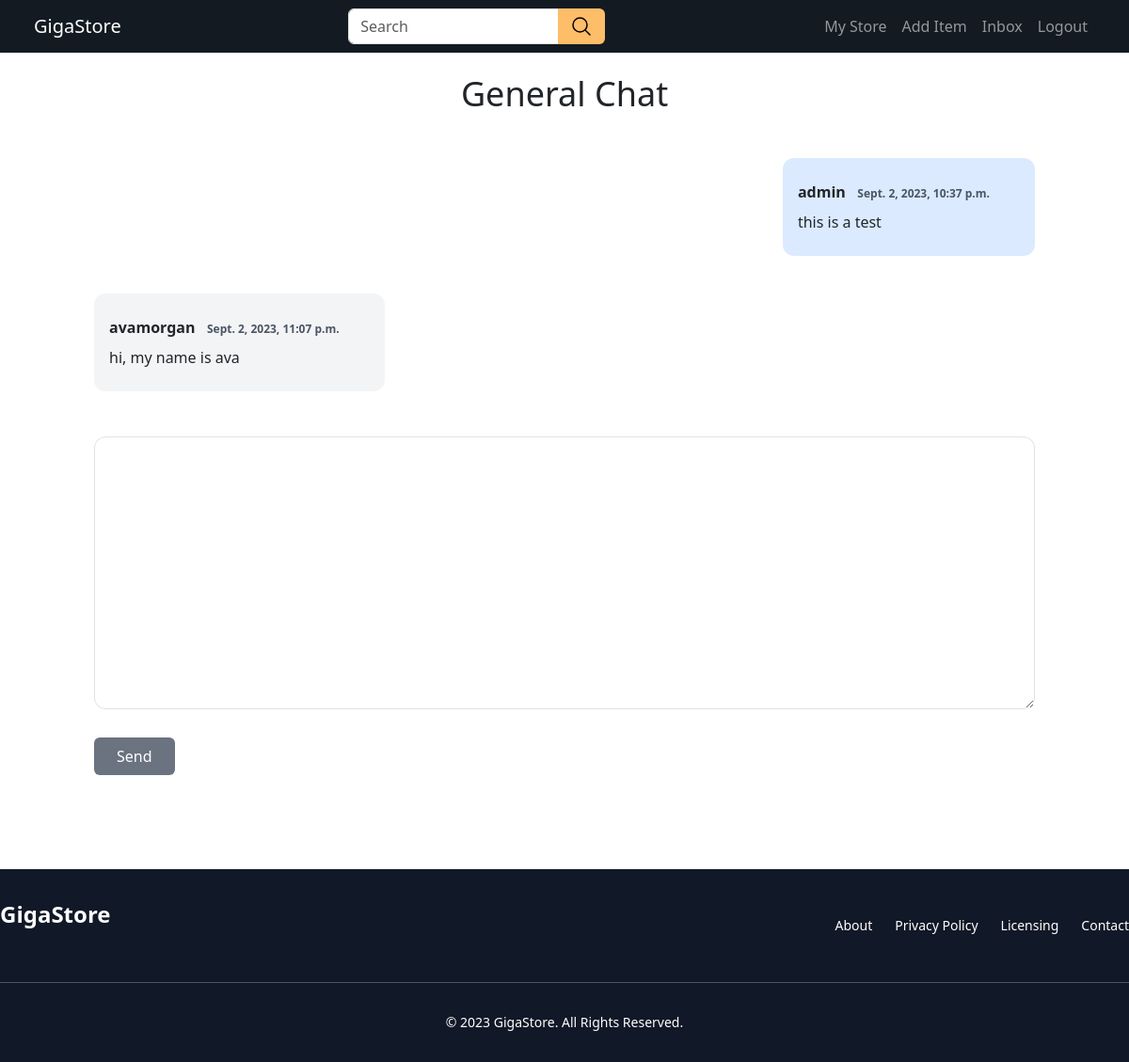
The page /inbox/user_conversation/1/ (signed in) on the database its author committed.
### conversation/models.py (models this page shows)
class UserMessage(models.Model):
    conversation = models.ForeignKey(UserConversation, related_name='messages', on_delete=models.CASCADE)
    content = models.TextField()
    sender = models.ForeignKey(User, related_name='direct_messages', on_delete=models.CASCADE)
    created_at = models.DateTimeField(auto_now_add=True)

### conversation/views.py (the view)
# urls.py: path('user_conversation/<int:pk>/', views.user_conversation_detail, name='user_conversation_detail'),
@login_required
def user_conversation_detail(request, pk):
    user_conversation = UserConversation.objects.filter(members__in=[request.user.id]).get(pk=pk)
    if request.method == 'POST':
        form = UserMessageForm(request.POST)
        if form.is_valid():
            user_message = form.save(commit=False)
            user_message.conversation = user_conversation
            user_message.sender = request.user
            user_message.save()
            user_conversation.save()
            return redirect('conversation:user_conversation_detail', pk=pk)
    else:
        form = UserMessageForm()
    return render(request, 'conversation/user_conversation_detail.html', {
        'user_conversation': user_conversation,
        'form': form
    })

### conversation/forms.py
class UserMessageForm(forms.ModelForm):
    content = forms.CharField(label='', widget=forms.Textarea(attrs={'class': 'w-full py-4 px-6 rounded-xl border'}))
    class Meta:
        model = UserMessage
        fields = ('content',)

### conversation/templates/conversation/user_conversation_detail.html (shortened to what this page needs)
{% extends 'website/base.html' %}
{% block content %}
<div class="container">
    <h1 class="mb-6 text-4xl bold text-center">General Chat</h1>
    <br />
    <div class="space-y-4">
        {% for message in user_conversation.messages.all %}
        <div class="flex {% if message.sender == request.user %} ml-auto {% else %} mr-auto{% endif %}">
            <div class="pl-4 pr-12 py-4 {% if message.sender == request.user %}bg-blue-100 ml-auto {% else %}bg-gray-100{% endif %} rounded-xl"
                style="display: inline-block;">
                <div>
                    <p class="mb-2 font-bold">{{ message.sender.username}} &nbsp;
                        <span class="text-xs text-gray-600">{{ message.created_at }}</span>
                    </p>
                    <p>{{ message.content }}</p>
                </div>
            </div>
        </div>
        <br />
        {% endfor %}
    </div>
    <form method="post" action="." class="mt-6">
        {{ form.as_p }}
        <button type="submit"
            class="px-4 py-2 font-medium text-white bg-gray-500 rounded-md hover:bg-gray-600 mt-6">Send</button>
    </form>
</div>
{% endblock %}

### rows shown on the page
UserMessage: sender.username "admin", created_at "Sept. 2, 2023, 10:37 p.m.", content "this is a test"
UserMessage: sender.username "avamorgan", created_at "Sept. 2, 2023, 11:07 p.m.", content "hi, my name is ava"
